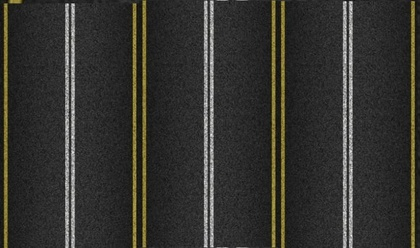
%> input picture matlap model/model/test3.jpg, 420 x 248 px, shrunk from 739 x 437 before the run
$ octave lane_sys.m   (GNU Octave 9; MATLAB toolbox functions it lacks are replaced by stand-ins)
%> lines starting %> are read from the running program, lines starting %| are printed output that depends on the picture
clc;
clear;
close all;

% Load the image
imageFile = 'test3.jpg';  % Replace with the correct path to your image
frame = imread(imageFile); % Read the image
%> frame is the input picture: size 248x420x3 uint8; mean R, G, B 51.8, 51, 46.6

% Convert the image to grayscale
grayFrame = rgb2gray(frame);
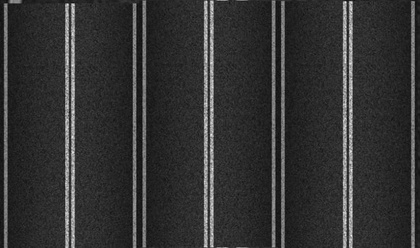
%> grayFrame: size 248x420 uint8; min 8, max 241, mean 50.7

% Apply an averaging filter to reduce noise
filterSize = 3;
averagingFilter = ones(filterSize, filterSize) / 9;
filteredFrame = conv2(grayFrame, averagingFilter, 'same');
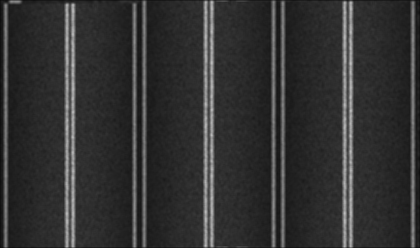
%> filteredFrame: size 248x420 double; min 11.44, max 191.7, mean 50.5

% Edge Detection using Sobel filter
edgesFiltered = edge(double(filteredFrame), 'Sobel', 20);
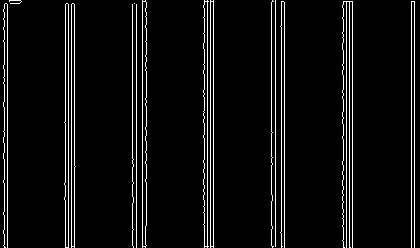
%> edgesFiltered: size 248x420 logical; 5.7% white in thin lines or dots

% Convert binary edge image to uint8 for visualization
edgesFilteredImage = uint8(edgesFiltered) * 255;
%> edgesFilteredImage: size 248x420 uint8; 5.7% white in thin lines or dots

% Display the results
figure;
imshow(filteredFrame, []);
title('Averaged Image (After Noise Reduction)');

figure;
imshow(edgesFilteredImage, []);
title('Sobel Edge Detection Result');

% Parameters
gapThreshold = 90; % Define gap threshold for separating groups

% Initialize array to store number of groups per row
numGroupsPerRow = zeros(size(edgesFilteredImage, 1), 1);
laneBoundaries = [];

% Loop through each row
for row = 1:size(edgesFilteredImage, 1)
    lineData = find(edgesFilteredImage(row, :) == 255);  % Get indices of white pixels (ones)

    if isempty(lineData)
        numGroupsPerRow(row) = 0; % No ones in this row
        continue;
    end

    numGroups = 1; % At least one group exists if there are ones
    lastOnePos = lineData(1); % First white pixel position
    boundaries = lastOnePos; % Store first boundary

    % Scan row pixels
    for i = 2:length(lineData)
        if (lineData(i) - lastOnePos) > gapThreshold
            numGroups = numGroups + 1; % New group detected
            boundaries = [boundaries, lineData(i)]; % Store new boundary
        end
        lastOnePos = lineData(i); % Update last seen white pixel
    end

    numGroupsPerRow(row) = numGroups;

    % Save boundaries from the middle row (for stability)
    if row == round(size(edgesFilteredImage, 1) / 2)
        laneBoundaries = boundaries;
    end
end
%> this loop made 248 passes
%> after the loop, laneBoundaries = 5; numGroupsPerRow = 248 values, max 2 at index 1, min 1 at index 4, mean 1.01

% Find the most frequent number of groups
mostFrequentGroups = mode(numGroupsPerRow);
%> mostFrequentGroups = 1
numLanes = mostFrequentGroups - 1;
%> numLanes = 0

% Determine the current lane
centerX = round(size(edgesFilteredImage, 2) / 2); % Middle of the image
%> centerX = 210
laneIndex = find(laneBoundaries > centerX, 1) - 1; % Find the lane based on boundaries
%> laneIndex = []

if isempty(laneIndex)
    laneIndex = numLanes; % If no right boundary, assume the last lane
%> laneIndex = 0
end

% Display results
fprintf('Most frequent number of groups per row: %d\n', mostFrequentGroups);
%| Most frequent number of groups per row: 1
fprintf('Number of lanes: %d\n', numLanes);
%| Number of lanes: 0
fprintf('Current lane: %d\n', laneIndex);
%| Current lane: 0

% Plot histogram
figure;
histogram(numGroupsPerRow, 'BinMethod', 'auto');
title('Histogram of Edge Groups Per Row');
xlabel('Number of Groups');
ylabel('Frequency');
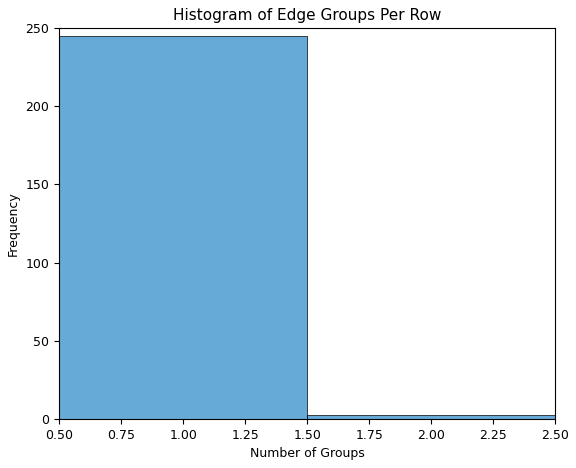
%> figure redrawn from the program's plot data

$ run again, with matlap model/model/test1.jpg copied over matlap model/model/test3.jpg
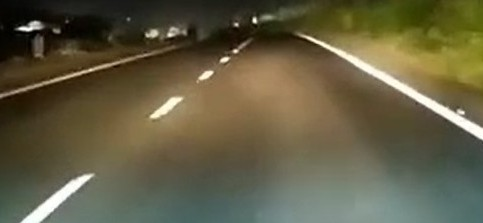
%> input picture matlap model/model/test1.jpg, 483 x 223 px
%> frame is the input picture: size 223x483x3 uint8; mean R, G, B 98.5, 92.8, 66.7
%> `edgesFiltered = edge(double(filteredFrame), 'Sobel', 20);`:
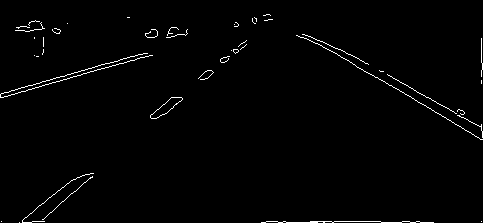
%> edgesFiltered: size 223x483 logical; 1.3% white in thin lines or dots
%> edgesFilteredImage: size 223x483 uint8; 1.3% white in thin lines or dots
%> the loop `for row = 1:size(edgesFilteredImage, 1)` made 223 passes
%> lineData on passes 15, 16, 18: [267 268 269 270], [264 265 266 271], [128 129 130 255]
%> after the loop `for row = 1:size(edgesFilteredImage, 1)`: laneBoundaries = [156 435]; numGroupsPerRow = 223 values, max 4 at index 51, min 0 at index 1, mean 1.48
%> mostFrequentGroups = 1
%> numLanes = 0
%> laneIndex = 1
%| Most frequent number of groups per row: 1
%| Number of lanes: 0
%| Current lane: 1
%> `ylabel('Frequency');`:
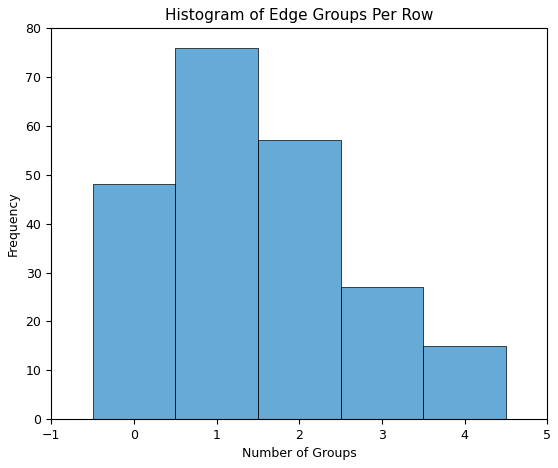
%> figure redrawn from the program's plot data; tallest bar 76 high, from x = 0.5 to 1.5

$ run again, with matlap model/model/test2.jpg copied over matlap model/model/test3.jpg
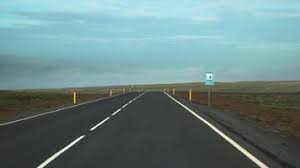
%> input picture matlap model/model/test2.jpg, 300 x 168 px
%> frame is the input picture: size 168x300x3 uint8; mean R, G, B 105.5, 131.5, 132
%> `edgesFiltered = edge(double(filteredFrame), 'Sobel', 20);`:
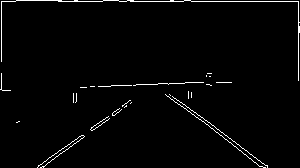
%> edgesFiltered: size 168x300 logical; 2.1% white in thin lines or dots
%> edgesFilteredImage: size 168x300 uint8; 2.1% white in thin lines or dots
%> the loop `for row = 1:size(edgesFilteredImage, 1)` made 168 passes
%> lineData on passes 3 to 5: [2 299], [2 299], [2 299]
%> after the loop `for row = 1:size(edgesFilteredImage, 1)`: laneBoundaries = [2 159]; numGroupsPerRow = 168 values, max 3 at index 76, min 1 at index 1, mean 1.73
%> mostFrequentGroups = 2
%> numLanes = 1
%| Most frequent number of groups per row: 2
%| Number of lanes: 1
%| Current lane: 1
%> `ylabel('Frequency');`:
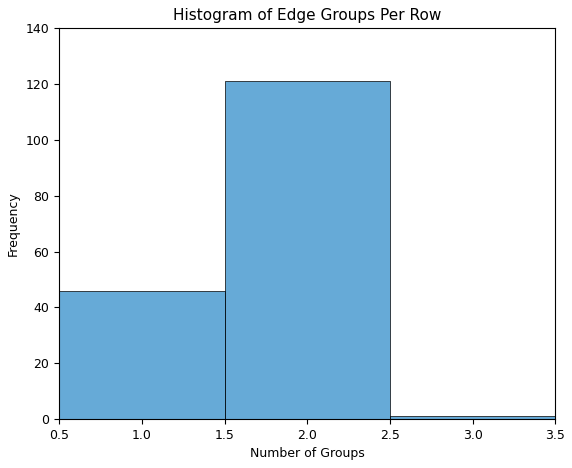
%> figure redrawn from the program's plot data; tallest bar 121 high, from x = 1.5 to 2.5

$ run again, with matlap model/model/test5.jpg copied over matlap model/model/test3.jpg
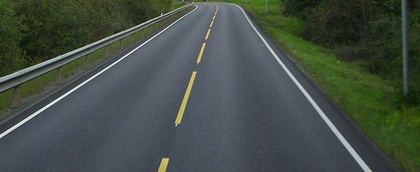
%> input picture matlap model/model/test5.jpg, 420 x 172 px, shrunk from 1022 x 418 before the run
%> frame is the input picture: size 172x420x3 uint8; mean R, G, B 68.4, 78.6, 71.1
%> `edgesFiltered = edge(double(filteredFrame), 'Sobel', 20);`:
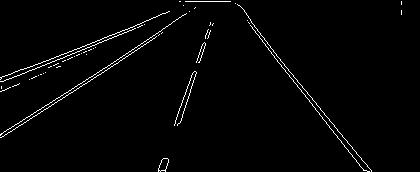
%> edgesFiltered: size 172x420 logical; 1.9% white in thin lines or dots
%> edgesFilteredImage: size 172x420 uint8; 1.9% white in thin lines or dots
%> the loop `for row = 1:size(edgesFilteredImage, 1)` made 172 passes
%> lineData on passes 3 to 5: 402, [236 402], [238 402]
%> after the loop `for row = 1:size(edgesFilteredImage, 1)`: laneBoundaries = [15 189 298]; numGroupsPerRow = 172 values, max 3 at index 74, min 0 at index 1, mean 1.87
%> mostFrequentGroups = 1
%> numLanes = 0
%> laneIndex = 2
%| Most frequent number of groups per row: 1
%| Number of lanes: 0
%| Current lane: 2
%> `ylabel('Frequency');`:
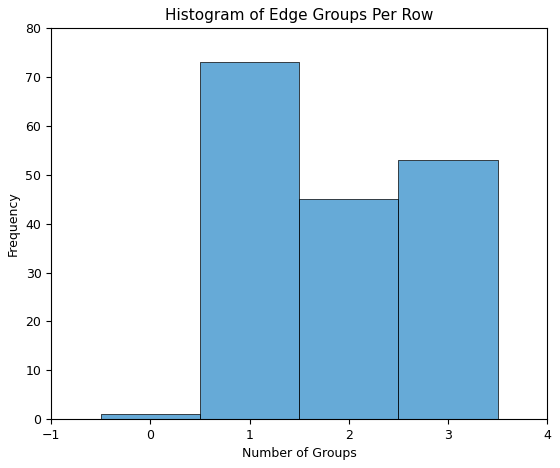
%> figure redrawn from the program's plot data; tallest bar 73 high, from x = 0.5 to 1.5
